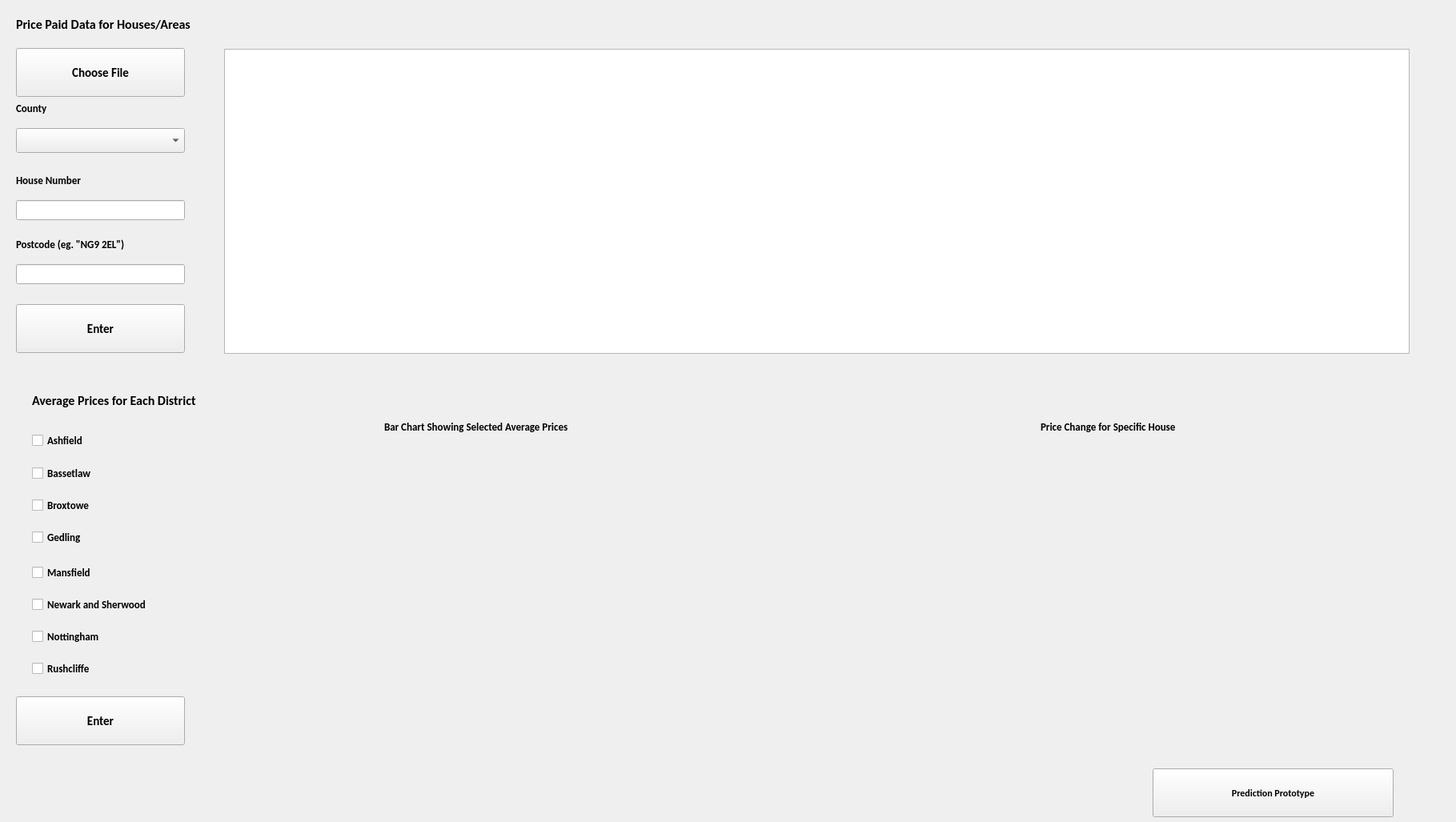
<?xml version="1.0" encoding="UTF-8"?>
<ui version="4.0">
 <class>mainWindow</class>
 <widget class="QMainWindow" name="mainWindow">
  <property name="geometry">
   <rect>
    <x>0</x>
    <y>0</y>
    <width>1819</width>
    <height>1027</height>
   </rect>
  </property>
  <property name="font">
   <font>
    <family>Calibri</family>
    <weight>75</weight>
    <bold>true</bold>
   </font>
  </property>
  <property name="windowTitle">
   <string>MainWindow</string>
  </property>
  <widget class="QWidget" name="centralwidget">
   <widget class="QPushButton" name="fileSelector">
    <property name="geometry">
     <rect>
      <x>20</x>
      <y>60</y>
      <width>211</width>
      <height>61</height>
     </rect>
    </property>
    <property name="font">
     <font>
      <family>Calibri</family>
      <pointsize>11</pointsize>
      <weight>75</weight>
      <bold>true</bold>
     </font>
    </property>
    <property name="text">
     <string>Choose File</string>
    </property>
   </widget>
   <widget class="QPushButton" name="enterButton">
    <property name="geometry">
     <rect>
      <x>20</x>
      <y>380</y>
      <width>211</width>
      <height>61</height>
     </rect>
    </property>
    <property name="font">
     <font>
      <family>Calibri</family>
      <pointsize>11</pointsize>
      <weight>75</weight>
      <bold>true</bold>
     </font>
    </property>
    <property name="cursor">
     <cursorShape>ArrowCursor</cursorShape>
    </property>
    <property name="text">
     <string>Enter</string>
    </property>
   </widget>
   <widget class="QComboBox" name="countyDropDown">
    <property name="geometry">
     <rect>
      <x>20</x>
      <y>160</y>
      <width>211</width>
      <height>31</height>
     </rect>
    </property>
    <property name="editable">
     <bool>false</bool>
    </property>
    <property name="currentText">
     <string/>
    </property>
    <item>
     <property name="text">
      <string/>
     </property>
    </item>
    <item>
     <property name="text">
      <string>NOTTINGHAMSHIRE</string>
     </property>
    </item>
   </widget>
   <widget class="QLineEdit" name="houseNoInput">
    <property name="geometry">
     <rect>
      <x>20</x>
      <y>250</y>
      <width>211</width>
      <height>25</height>
     </rect>
    </property>
   </widget>
   <widget class="QLineEdit" name="postcodeInput">
    <property name="geometry">
     <rect>
      <x>20</x>
      <y>330</y>
      <width>211</width>
      <height>25</height>
     </rect>
    </property>
   </widget>
   <widget class="QLabel" name="houseNoLabel">
    <property name="geometry">
     <rect>
      <x>20</x>
      <y>210</y>
      <width>151</width>
      <height>31</height>
     </rect>
    </property>
    <property name="font">
     <font>
      <family>Calibri</family>
      <pointsize>10</pointsize>
      <weight>75</weight>
      <bold>true</bold>
     </font>
    </property>
    <property name="text">
     <string>House Number</string>
    </property>
   </widget>
   <widget class="QLabel" name="postcodeLabel">
    <property name="geometry">
     <rect>
      <x>20</x>
      <y>290</y>
      <width>221</width>
      <height>31</height>
     </rect>
    </property>
    <property name="font">
     <font>
      <pointsize>10</pointsize>
     </font>
    </property>
    <property name="text">
     <string>Postcode (eg. &quot;NG9 2EL&quot;)</string>
    </property>
   </widget>
   <widget class="QLabel" name="countyLabel">
    <property name="geometry">
     <rect>
      <x>20</x>
      <y>120</y>
      <width>81</width>
      <height>31</height>
     </rect>
    </property>
    <property name="font">
     <font>
      <family>Calibri</family>
      <pointsize>10</pointsize>
      <weight>75</weight>
      <bold>true</bold>
     </font>
    </property>
    <property name="text">
     <string>County</string>
    </property>
   </widget>
   <widget class="QTableView" name="tableViewer">
    <property name="geometry">
     <rect>
      <x>280</x>
      <y>61</y>
      <width>1481</width>
      <height>381</height>
     </rect>
    </property>
   </widget>
   <widget class="QCheckBox" name="ashfieldCheck">
    <property name="geometry">
     <rect>
      <x>40</x>
      <y>540</y>
      <width>141</width>
      <height>20</height>
     </rect>
    </property>
    <property name="font">
     <font>
      <family>Calibri</family>
      <pointsize>10</pointsize>
      <weight>75</weight>
      <bold>true</bold>
     </font>
    </property>
    <property name="text">
     <string>Ashfield</string>
    </property>
   </widget>
   <widget class="QCheckBox" name="bassetlawCheck">
    <property name="geometry">
     <rect>
      <x>40</x>
      <y>580</y>
      <width>141</width>
      <height>23</height>
     </rect>
    </property>
    <property name="font">
     <font>
      <family>Calibri</family>
      <pointsize>10</pointsize>
      <weight>75</weight>
      <bold>true</bold>
     </font>
    </property>
    <property name="text">
     <string>Bassetlaw</string>
    </property>
   </widget>
   <widget class="QCheckBox" name="gedlingCheck">
    <property name="geometry">
     <rect>
      <x>40</x>
      <y>660</y>
      <width>141</width>
      <height>23</height>
     </rect>
    </property>
    <property name="font">
     <font>
      <family>Calibri</family>
      <pointsize>10</pointsize>
      <weight>75</weight>
      <bold>true</bold>
     </font>
    </property>
    <property name="text">
     <string>Gedling</string>
    </property>
   </widget>
   <widget class="QCheckBox" name="mansfieldCheck">
    <property name="geometry">
     <rect>
      <x>40</x>
      <y>700</y>
      <width>121</width>
      <height>31</height>
     </rect>
    </property>
    <property name="font">
     <font>
      <family>Calibri</family>
      <pointsize>10</pointsize>
      <weight>75</weight>
      <bold>true</bold>
     </font>
    </property>
    <property name="text">
     <string>Mansfield</string>
    </property>
   </widget>
   <widget class="QCheckBox" name="newarkCheck">
    <property name="geometry">
     <rect>
      <x>40</x>
      <y>740</y>
      <width>221</width>
      <height>31</height>
     </rect>
    </property>
    <property name="font">
     <font>
      <family>Calibri</family>
      <pointsize>10</pointsize>
      <weight>75</weight>
      <bold>true</bold>
     </font>
    </property>
    <property name="text">
     <string>Newark and Sherwood</string>
    </property>
   </widget>
   <widget class="QCheckBox" name="nottinghamCheck">
    <property name="geometry">
     <rect>
      <x>40</x>
      <y>780</y>
      <width>141</width>
      <height>31</height>
     </rect>
    </property>
    <property name="font">
     <font>
      <family>Calibri</family>
      <pointsize>10</pointsize>
      <weight>75</weight>
      <bold>true</bold>
     </font>
    </property>
    <property name="text">
     <string>Nottingham</string>
    </property>
   </widget>
   <widget class="QCheckBox" name="rushcliffeCheck">
    <property name="geometry">
     <rect>
      <x>40</x>
      <y>820</y>
      <width>171</width>
      <height>31</height>
     </rect>
    </property>
    <property name="font">
     <font>
      <family>Calibri</family>
      <pointsize>10</pointsize>
      <weight>75</weight>
      <bold>true</bold>
     </font>
    </property>
    <property name="text">
     <string>Rushcliffe</string>
    </property>
   </widget>
   <widget class="QCheckBox" name="broxtoweCheck">
    <property name="geometry">
     <rect>
      <x>40</x>
      <y>620</y>
      <width>141</width>
      <height>23</height>
     </rect>
    </property>
    <property name="font">
     <font>
      <family>Calibri</family>
      <pointsize>10</pointsize>
      <weight>75</weight>
      <bold>true</bold>
     </font>
    </property>
    <property name="text">
     <string>Broxtowe</string>
    </property>
   </widget>
   <widget class="QPushButton" name="enterButton2">
    <property name="geometry">
     <rect>
      <x>20</x>
      <y>870</y>
      <width>211</width>
      <height>61</height>
     </rect>
    </property>
    <property name="font">
     <font>
      <family>Calibri</family>
      <pointsize>11</pointsize>
      <weight>75</weight>
      <bold>true</bold>
     </font>
    </property>
    <property name="text">
     <string>Enter</string>
    </property>
   </widget>
   <widget class="QLabel" name="label">
    <property name="geometry">
     <rect>
      <x>40</x>
      <y>470</y>
      <width>331</width>
      <height>61</height>
     </rect>
    </property>
    <property name="font">
     <font>
      <family>Calibri</family>
      <pointsize>12</pointsize>
      <weight>75</weight>
      <bold>true</bold>
     </font>
    </property>
    <property name="text">
     <string>Average Prices for Each District</string>
    </property>
   </widget>
   <widget class="QLabel" name="label_2">
    <property name="geometry">
     <rect>
      <x>480</x>
      <y>518</y>
      <width>431</width>
      <height>31</height>
     </rect>
    </property>
    <property name="font">
     <font>
      <pointsize>10</pointsize>
     </font>
    </property>
    <property name="text">
     <string>Bar Chart Showing Selected Average Prices</string>
    </property>
   </widget>
   <widget class="QLabel" name="label_3">
    <property name="geometry">
     <rect>
      <x>1300</x>
      <y>518</y>
      <width>281</width>
      <height>31</height>
     </rect>
    </property>
    <property name="font">
     <font>
      <family>Calibri</family>
      <pointsize>10</pointsize>
      <weight>75</weight>
      <bold>true</bold>
     </font>
    </property>
    <property name="text">
     <string>Price Change for Specific House</string>
    </property>
   </widget>
   <widget class="QLabel" name="label_4">
    <property name="geometry">
     <rect>
      <x>20</x>
      <y>0</y>
      <width>331</width>
      <height>61</height>
     </rect>
    </property>
    <property name="font">
     <font>
      <family>Calibri</family>
      <pointsize>12</pointsize>
      <weight>75</weight>
      <bold>true</bold>
     </font>
    </property>
    <property name="text">
     <string>Price Paid Data for Houses/Areas</string>
    </property>
   </widget>
   <widget class="QPushButton" name="predictionPrototypeButton">
    <property name="geometry">
     <rect>
      <x>1440</x>
      <y>960</y>
      <width>301</width>
      <height>61</height>
     </rect>
    </property>
    <property name="text">
     <string>Prediction Prototype</string>
    </property>
   </widget>
   <widget class="MplWidget" name="mplDistrict" native="true">
    <property name="geometry">
     <rect>
      <x>310</x>
      <y>550</y>
      <width>811</width>
      <height>391</height>
     </rect>
    </property>
   </widget>
   <widget class="MplWidget" name="mplSpecific" native="true">
    <property name="geometry">
     <rect>
      <x>1140</x>
      <y>550</y>
      <width>661</width>
      <height>391</height>
     </rect>
    </property>
   </widget>
  </widget>
 </widget>
 <customwidgets>
  <customwidget>
   <class>MplWidget</class>
   <extends>QWidget</extends>
   <header>mplwidget</header>
   <container>1</container>
  </customwidget>
 </customwidgets>
 <resources/>
 <connections/>
</ui>
